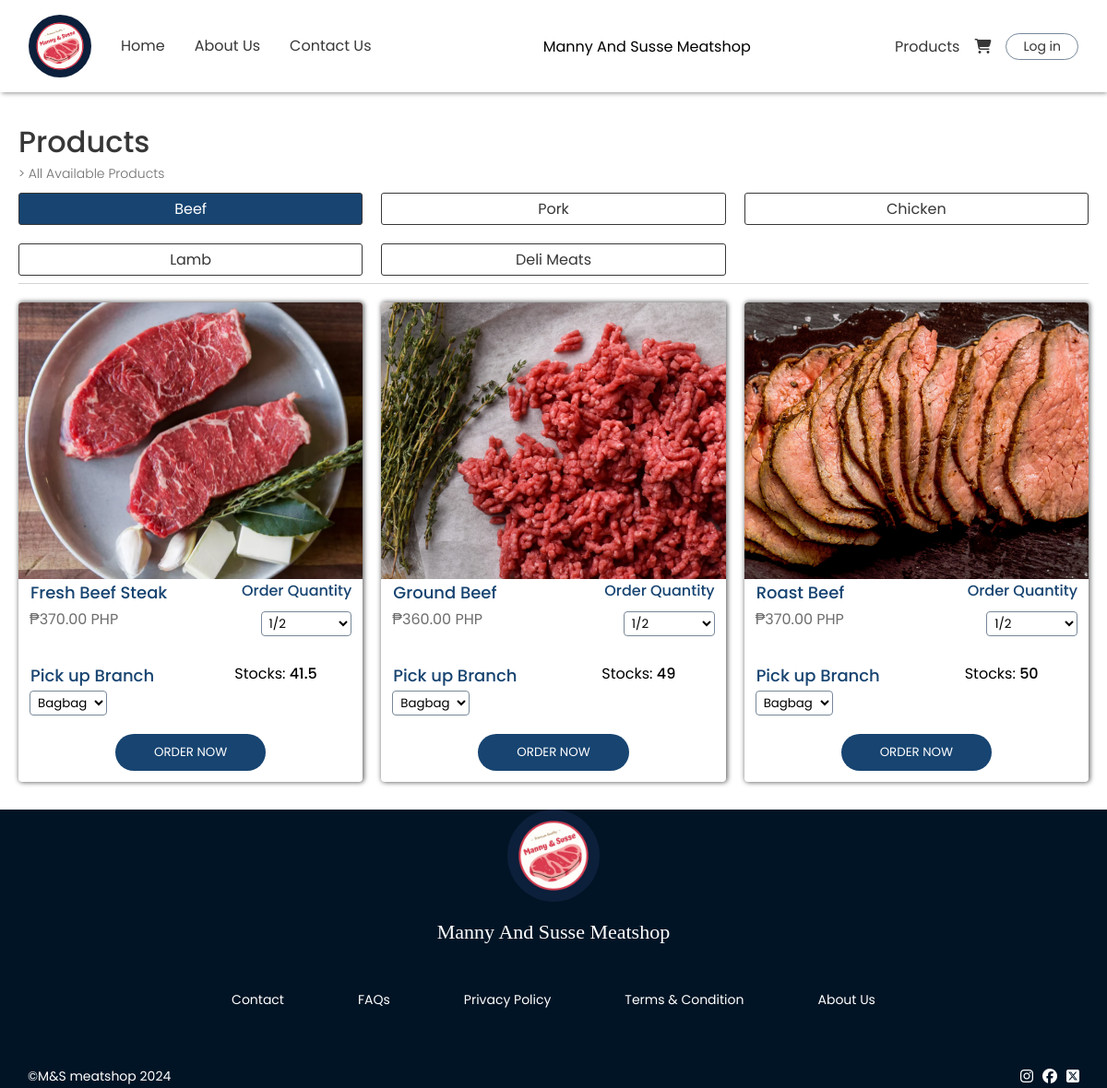
Before: /components/products.php with the older database file.
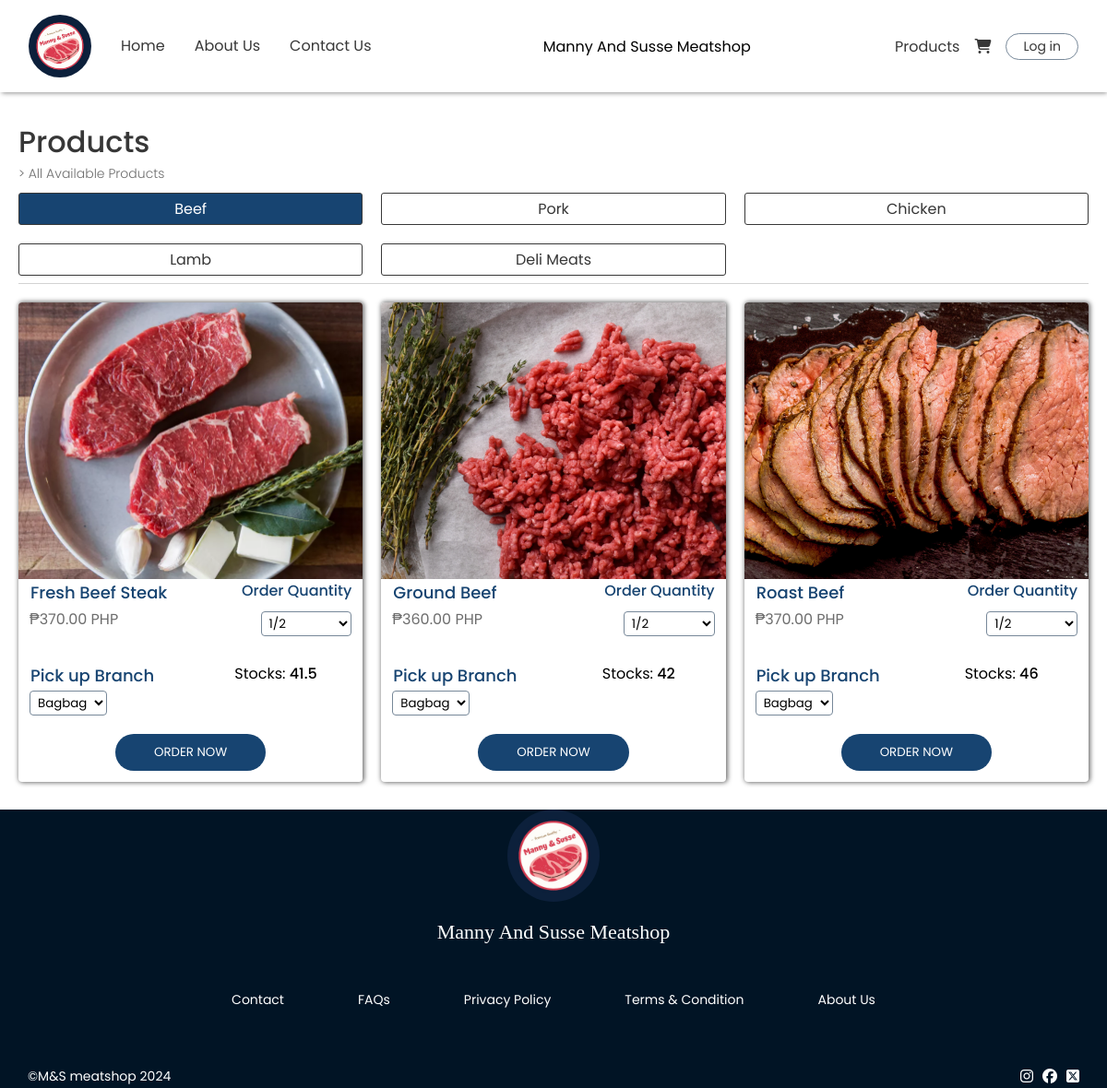
After: the same page with the newer database file.
### tables this page shows
CREATE TABLE `tbl_products` (
  `prod_id` int(11) NOT NULL,
  `prod_name` varchar(255) NOT NULL,
  `prod_price` int(11) NOT NULL,
  `prod_type` int(11) NOT NULL,
  `prod_stocks` float NOT NULL,
  `prod_img` varchar(255) NOT NULL
);

### components/products.php (the view, shortened to what this page needs)
<!DOCTYPE html>
<html lang="en">
<head>
    <link rel="stylesheet" href="../styles/general.css">
    <link rel="stylesheet" href="../styles/footer.css">
    <link rel="stylesheet" href="../styles/navbar.css">
    <link rel="stylesheet" href="../styles/products.css">
    <link rel="stylesheet" href="https://cdnjs.cloudflare.com/ajax/libs/font-awesome/6.5.2/css/all.min.css">
</head>
<body>
<?php include "./navbar.php" ?>
    <main>
        <div class="center">
            <div class="con">
                <div class="header-con">
                    <h1>Products</h1>
                    <p>> All Available Products</p>
                    <div class="flex-prod">
                        <?php
                            $queryType = "SELECT * FROM tbl_product_type";
                            $stmtType = $conn->prepare($queryType);
                            $stmtType->execute();
                            $resultType = $stmtType->get_result();
                            $first = true;
                            while($data = $resultType->fetch_assoc()){
                                $style = $first ? 'style="background: rgb(23, 68, 113); color: white;"' : '';
                                $first = false;
                                $prodTypeId = $data["prod_type_id"];
                        ?>
                            <div class="prod-type" data-type-id="<?php echo $prodTypeId; ?>" <?php echo $style; ?>>
                                <?php echo $data["prod_type_name"]; ?>
                            </div>
                        <?php } ?>
                    </div>
                </div>
                <div class="container" id="product-container">
                    <?php
                        $defaultType = 1;
                        $query = "SELECT pr.prod_id, pr.prod_stocks, pr.prod_name, pr.prod_price, pr.prod_type, pr.prod_img, pt.prod_type_name
                                  FROM tbl_products pr
                                  INNER JOIN tbl_product_type pt ON pr.prod_type = pt.prod_type_id
                                  WHERE pr.prod_type = ?";
                        $stmt = $conn->prepare($query);
                        $stmt->bind_param("i", $defaultType);
                        $stmt->execute();
                        $result = $stmt->get_result();
                        while ($data = $result->fetch_assoc()) {
                            $formattedTypeName = strtolower(str_replace(' ', '_', $data["prod_type_name"]));
                            if ($data['prod_stocks'] >= 1) {
                    ?>
                    <div class="con-item" id="<?php echo $data['prod_id']; ?>">
                        <div class="img-con">
                            <img src="../assets/<?php echo $formattedTypeName; ?>/<?php echo $data['prod_img']; ?>" alt="">
                        </div>
                        <div class="flex-con-det">
                            <div class="con-details">
                                <div class="name"><?php echo $data["prod_name"]; ?></div>
                                <div class="price">₱<?php echo number_format($data['prod_price'], 2); ?> PHP</div>
                            </div>
                            <div class="qnty-div">
                                <div class="name">Order Quantity</div>
                                <select name="qnty" class="qnty">
                                    <option value="1/2">1/2</option>
                                </select>
                            </div>
                        </div>
                        <div class="flex-con-det">
                            <div class="con-details">
                                <div class="name">Pick up Branch</div>
                                <select name="branch" class="branch">
                                    <option value="1">Bagbag</option>
                                </select>
                            </div>
                            <div class="input-div">
                                <div>Stocks:
                                    <span style="font-weight: 500;">
                                        <?php echo $data["prod_stocks"] ?>
                                    </span>
                                </div>
                            </div>
                        </div>
                        <div class="div-button">
                            <button>ORDER NOW</button>
                        </div>
                    </div>
                    <?php } } ?>
                </div>
            </div>
        </div>
    </main>
    <?php include "./footer.php" ?>
</body>
</html>

Changed rows visible on the page:
changed tbl_products "Ground Beef": prod_stocks "49" → "42"
changed tbl_products "Roast Beef": prod_stocks "50" → "46"
